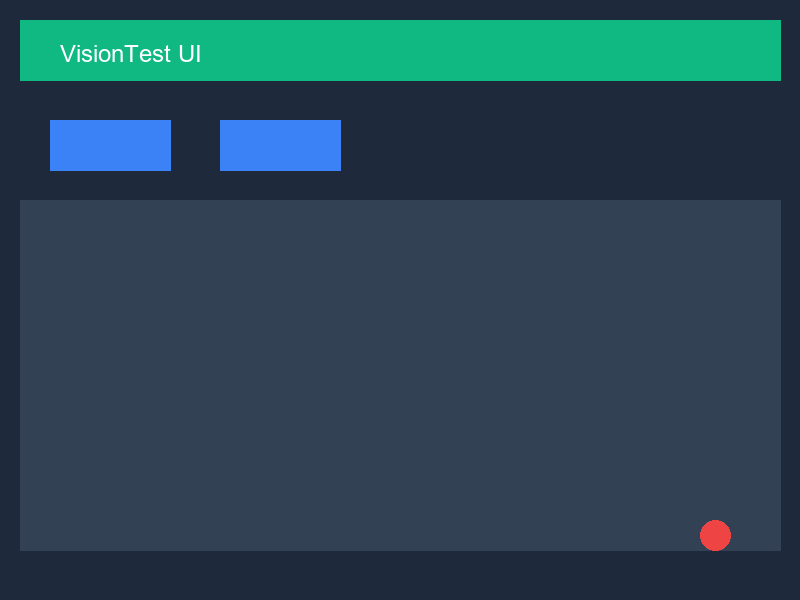
#> input picture cognara/examples/baseline.png, 800 x 600 px
$ python -i screenshot.py   (imports and definitions only)
#> lines starting #> are read from the running program, lines starting #| are printed output that depends on the picture
"""
Screenshot capture utilities
"""
import numpy as np
from PIL import Image
import io

class ScreenshotCapture:
    """Utilities for capturing and processing screenshots"""

    # [41 lines left out: function normalize_screenshot, not called in this run]

    @staticmethod
    def preprocess_for_diff(img: np.ndarray) -> np.ndarray:
        """
        Preprocess screenshot for robust diffing

        - Noise reduction
        - Color normalization
        - Edge enhancement
        """
        import cv2

        # Bilateral filter to reduce noise while preserving edges
        denoised = cv2.bilateralFilter(img, 9, 75, 75)

        # Normalize brightness
        lab = cv2.cvtColor(denoised, cv2.COLOR_RGB2LAB)
#> lab: shape (600, 800, 3); mean of channels 0, 1, 2 72.3, 123.9, 116.2
        l, a, b = cv2.split(lab)
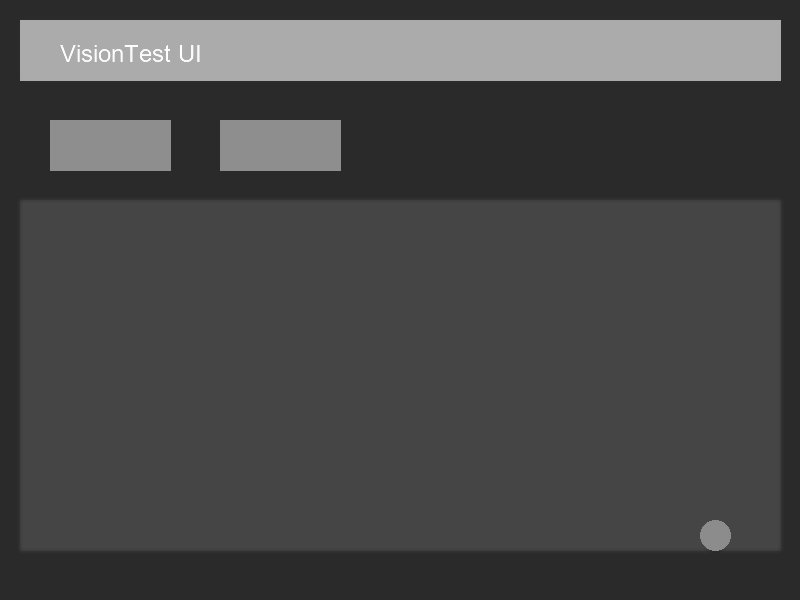
#> l: shape (600, 800); min 42, max 255, mean 72.3
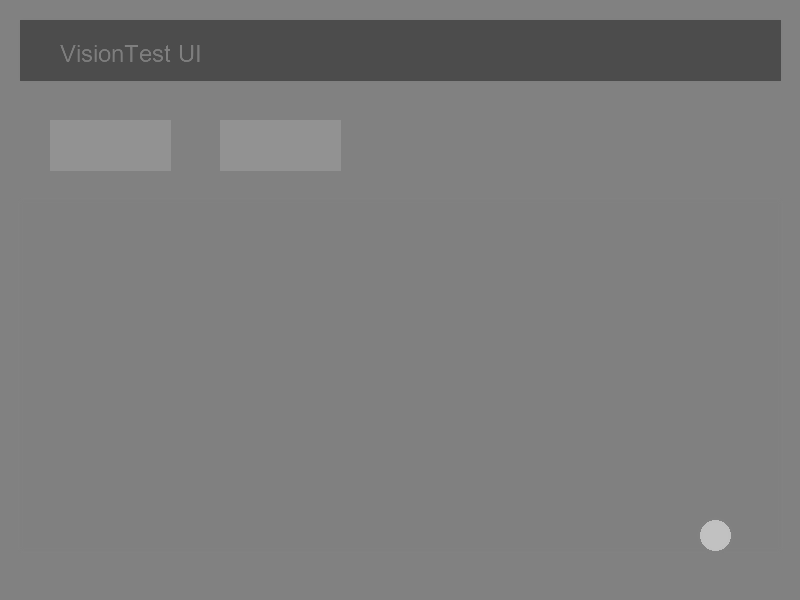
#> a: shape (600, 800); min 76, max 193, mean 123.9
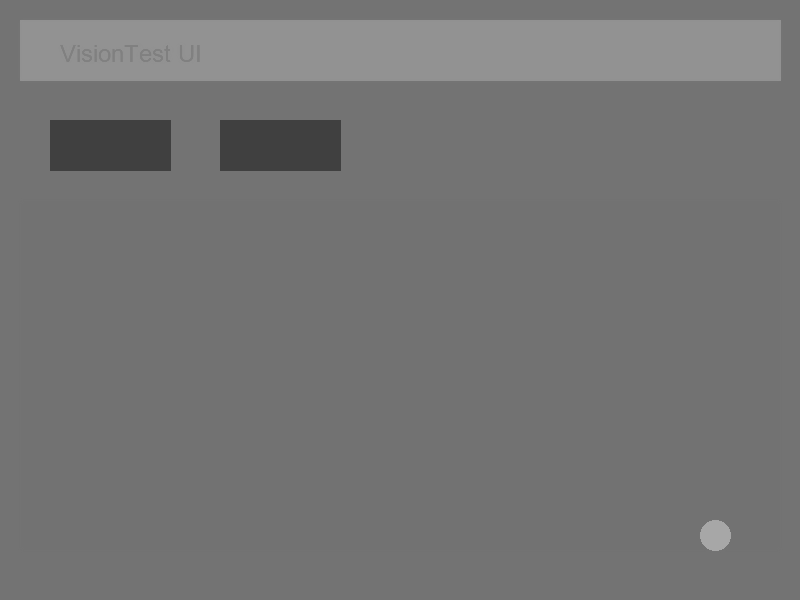
#> b: shape (600, 800); min 64, max 167, mean 116.2

        # Apply CLAHE to L channel
        clahe = cv2.createCLAHE(clipLimit=2.0, tileGridSize=(8, 8))
        l_normalized = clahe.apply(l)

        # Merge back
        normalized_lab = cv2.merge([l_normalized, a, b])
#> normalized_lab: shape (600, 800, 3); mean of channels 0, 1, 2 75.7, 123.9, 116.2
        normalized_rgb = cv2.cvtColor(normalized_lab, cv2.COLOR_LAB2RGB)

        return normalized_rgb

>>> import cv2
>>> picture = cv2.cvtColor(cv2.imread('../examples/baseline.png'), cv2.COLOR_BGR2RGB)
>>> result = ScreenshotCapture().preprocess_for_diff(picture)
